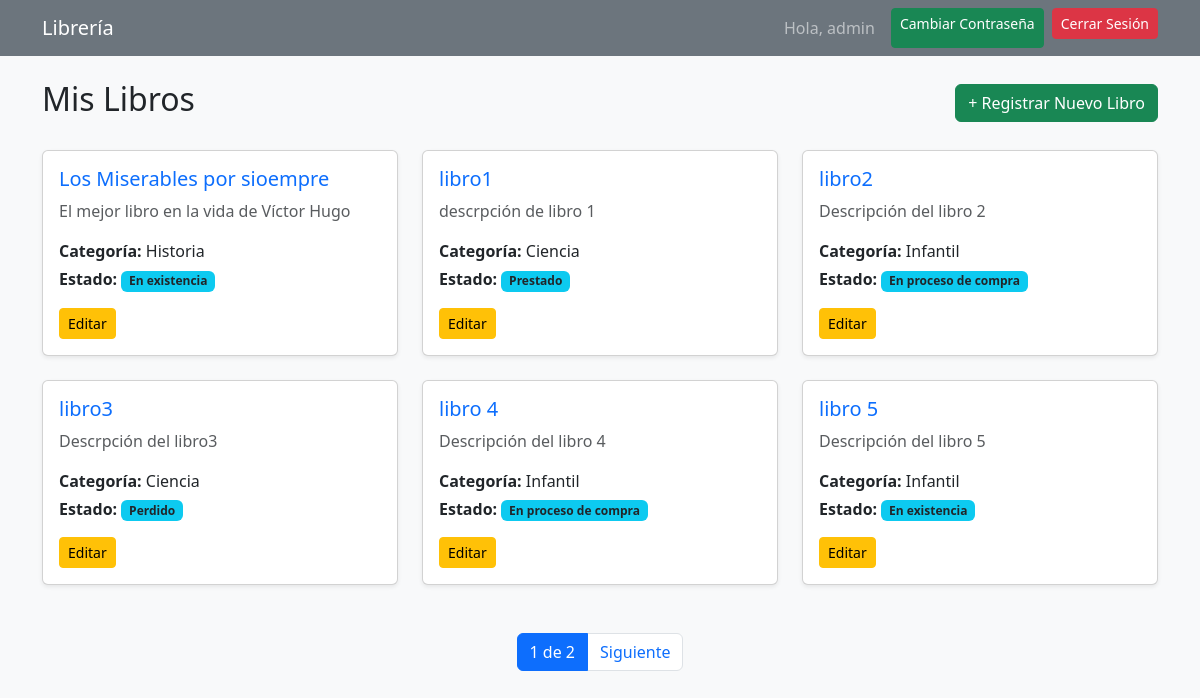
Before: / (signed in) with the older database file.
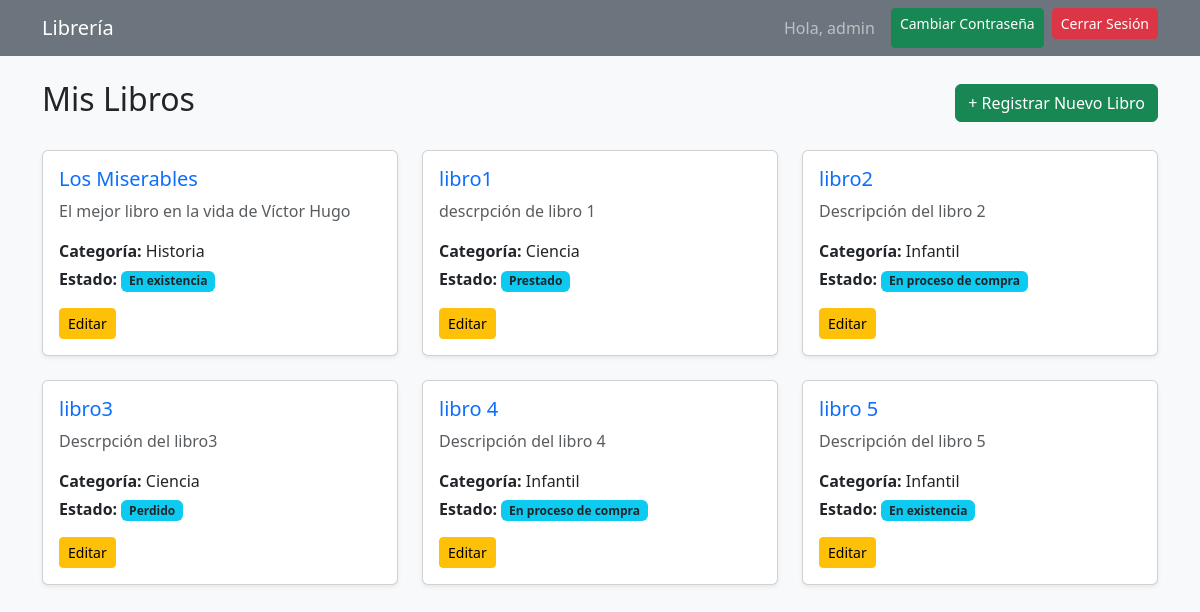
After: the same page with the newer database file.
### libros/models.py (models this page shows, shortened)
class Libro(models.Model):
    titulo = models.CharField(max_length=200)
    descripcion = models.TextField()
    categoria = models.ForeignKey(Categoria, on_delete=models.CASCADE)
    estado = models.ForeignKey(Estado, on_delete=models.CASCADE)
    usuario = models.ForeignKey(User, on_delete=models.CASCADE)
    fecha_creacion = models.DateTimeField(auto_now_add=True)
    fecha_actualizacion = models.DateTimeField(auto_now=True)

class Categoria(models.Model):
    titulo = models.CharField(max_length=100)
    fecha_creacion = models.DateTimeField(auto_now_add=True)

class Estado(models.Model):
    titulo = models.CharField(max_length=100)
    fecha_creacion = models.DateTimeField(auto_now_add=True)

### libros/views.py (the view)
# urls.py: path('', LibroListView.as_view(), name='libro_list'),
class LibroListView(LoginRequiredMixin, ListView):
    model = Libro
    template_name = 'libros/libro_list.html'
    context_object_name = 'libros'
    paginate_by = 6
    def get_queryset(self):
        return Libro.objects.filter(usuario=self.request.user)

### libros/templates/libros/libro_list.html (shortened to what this page needs)
{% extends 'base.html' %}
{% block content %}
<div class="d-flex justify-content-between align-items-center mb-4">
    <h2>Mis Libros</h2>
    <a href="{% url 'libro_create' %}" class="btn btn-success">+ Registrar Nuevo Libro</a>
</div>
<div class="row">
    {% for libro in libros %}
    <div class="col-md-4 mb-4">
        <div class="card h-100 shadow-sm">
            <div class="card-body">
                <h5 class="card-title">
                    <a href="{% url 'libro_detail' libro.pk %}" class="text-decoration-none">{{ libro.titulo }}</a>
                </h5>
                <p class="card-text text-muted">{{ libro.descripcion|truncatewords:12 }}</p>
                <p class="mb-1"><strong>Categoría:</strong> {{ libro.categoria.titulo }}</p>
                <p class="mb-3"><strong>Estado:</strong> <span class="badge bg-info text-dark">{{ libro.estado.titulo }}</span></p>
                <a href="{% url 'libro_update' libro.pk %}" class="btn btn-warning btn-sm">Editar</a>
            </div>
        </div>
    </div>
    {% empty %}
    <div class="col-12">
        <div class="alert alert-info">No tienes libros registrados actualmente.</div>
    </div>
    {% endfor %}
</div>
{% if is_paginated %}
<nav class="mt-4">
    <ul class="pagination justify-content-center">
        <li class="page-item active">
            <span class="page-link">{{ page_obj.number }} de {{ page_obj.paginator.num_pages }}</span>
        </li>
        {% if page_obj.has_next %}
            <li class="page-item">
                <a class="page-link" href="?page={{ page_obj.next_page_number }}">Siguiente</a>
            </li>
        {% endif %}
    </ul>
</nav>
{% endif %}
{% endblock %}

### libros/templates/base.html (shortened to what this page needs)
<!DOCTYPE html>
<html lang="es">
<head>
    <link href="https://cdn.jsdelivr.net/npm/bootstrap@5.3.0/dist/css/bootstrap.min.css" rel="stylesheet">
</head>
<body class="bg-light">
    <nav class="navbar navbar-expand-lg navbar-dark bg-secondary mb-4">
        <div class="container">
            <a class="navbar-brand" href="{% url 'libro_list' %}">Librería</a>
            <div class="d-flex">
                {% if user.is_authenticated %}
                    <span class="navbar-text me-3">Hola, {{ user.username }}</span>
                    <a href="{% url 'cambiar_password' %}" class="btn btn-success btn-sm me-2">Cambiar Contraseña</a>
                    <form method="post" action="{% url 'logout' %}" class="d-inline">
                        <button type="submit" class="btn btn-danger btn-sm">Cerrar Sesión</button>
                    </form>
                {% else %}
                    <a href="{% url 'login' %}" class="btn btn-success text-white btn-sm me-2">Iniciar Sesión</a>
                    <a href="{% url 'registro' %}" class="btn btn-primary btn-sm">Registrarse</a>
                {% endif %}
            </div>
        </div>
    </nav>
    <div class="container">
        {% block content %}{% endblock %}
    </div>
</body>
</html>

Changed rows visible on the page:
changed Libro "El mejor libro en la vida de Víctor Hugo": titulo "Los Miserables por sioempre" → "Los Miserables"
Other visible differences:
{{ page_obj.number }}: "1" → (not shown)
{{ page_obj.paginator.num_pages }}: "2" → (not shown)
text no longer shown: "de Siguiente"
